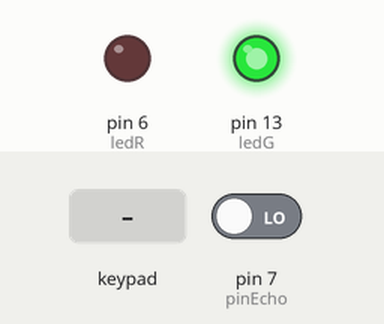
This sketch was run on a simulated Arduino Uno, built with avr-gcc and run on an emulated ATmega328P. Parts: output pins drawn as LEDs (lit = HIGH). Dashed ring = blinking. The test bench sets the inputs (shaded band); at power-on: pin 7 (pinEcho) LOW. Pins used as bus, display or sensor lines are not drawn; what the sketch prints to the serial monitor is not drawn.

Above: at 1.2 s.
1.3 s: keypad keys 1 3 9 7 pressed 0.4 s apart
At 2.9 s:
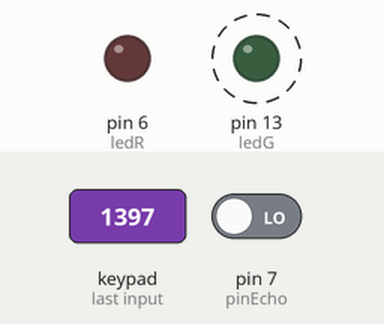
5.9 s: keypad keys 9 8 7 6 pressed 0.4 s apart
At 9.0 s:
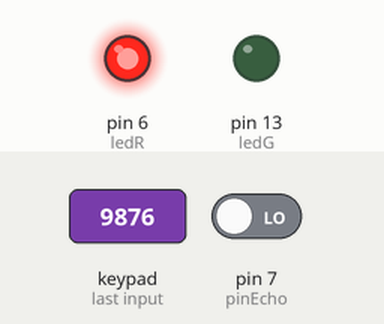
Timing chart, 0 to 10.5 s (numbered marks = the images above; inputs shaded):
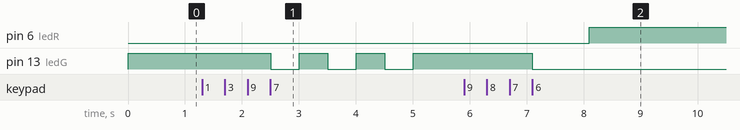

Measured:
- after the input at 1.3 s, pin 13 (ledG): alternates HIGH for 0.50 s and LOW for 0.50 s, starting after 1.2 s
- after the input at 5.9 s, pin 6 (ledR): LOW → HIGH after 2.2 s; pin 13 (ledG): HIGH → LOW after 1.2 s

The sketch:

2.4.ino
```cpp
#include <Keypad.h>
//password
const String correctPass = "9876";

// keypad
const byte nRows = 4;
const byte nColumns = 4;
byte pRows[nRows] = {2, 3, 4, 5};
byte pColumns[nColumns] = {A0, A1, A2, A3};
char keys[nRows][nColumns] = {
  {'1','2','3','A'},
  {'4','5','6','B'},
  {'7','8','9','C'},
  {'*','0','#','D'}
};
Keypad keybd = Keypad(makeKeymap(keys), pRows, pColumns, nRows, nColumns);

// leds
int ledR = 6;
int ledG = 13;

// ultrasounds
long distance;
long responseTime;
int pinTrig = 8;
int pinEcho = 7;

// global vars
char keyPressed = '\0';
int openBit = 0;
double mls;
String pass = "";
bool isSomebody = false;

void setup() {
  Serial.begin(9600);
  // leds
  pinMode(ledR, OUTPUT);
  digitalWrite(ledR, LOW);
  pinMode(ledG, OUTPUT);
  digitalWrite(ledG, HIGH);

  // ultrasounds
  pinMode(pinTrig, OUTPUT);
  pinMode(pinEcho, INPUT);
}

void loop() {
  keyPressed = keybd.getKey();
  if (isDigit(keyPressed)) {
    pass += keyPressed;
  }
  if (pass.length() == 4) {
    // if the pass is correct
    if (pass.equals(correctPass)) {
      digitalWrite(ledG, LOW);
      delay(1000);
      digitalWrite(ledR, HIGH);
      openBit = 1;
      mls = millis();
    } else {
      for (int i = 0; i < 3; i++) {
        digitalWrite(ledG, LOW);
        delay(500);
        digitalWrite(ledG, HIGH);
        delay(500);
      }
    }
    pass = "";
  }
  if (openBit == 1) {
  // if there is something close to 10cm the door will not close
  // after 5 seconds the counter will reset to 0
  digitalWrite(pinTrig, LOW);
  delayMicroseconds(5);
  digitalWrite(pinTrig, HIGH);
  delayMicroseconds(10);
  responseTime = pulseIn(pinEcho, HIGH);
  distance = int(0.01716*responseTime);
  Serial.println("distance: " + String(distance));
  if (distance < 10) {
    Serial.println("hay alguien");
    isSomebody = true;
    mls = millis();
  } else {
    Serial.println("no hay nadie");
    isSomebody = false;
  }
  delay(100);
    if((millis() - mls >= 5000 || keybd.getKey() == 'C') && !isSomebody) {
      digitalWrite(ledR, LOW);
      digitalWrite(ledG, HIGH);
      openBit = 0;
    }
  }
}
```
